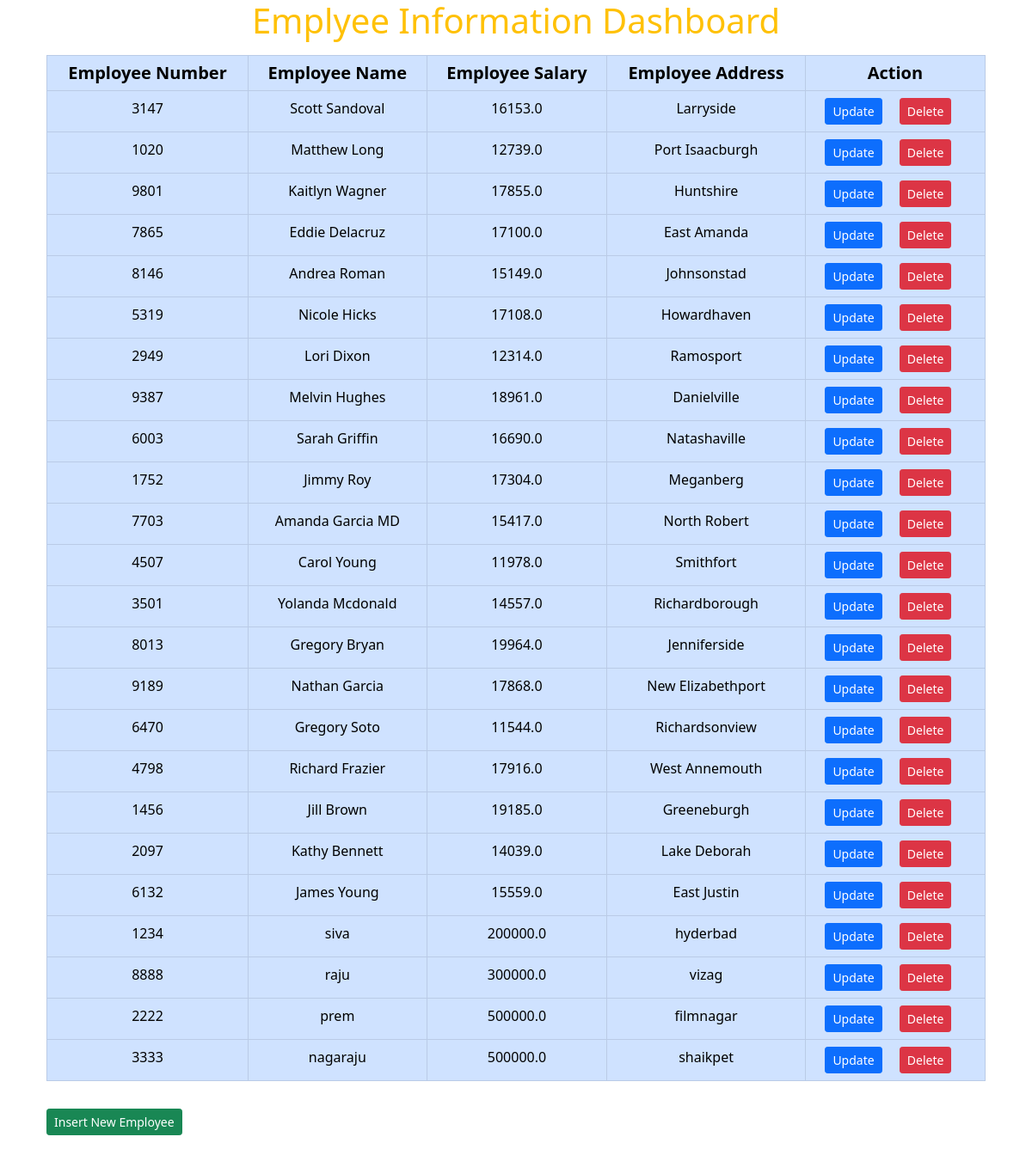
The page / on the database its author committed.
### testapp/models.py (models this page shows)
class Employee(models.Model):
    eno=models.IntegerField()
    ename=models.CharField(max_length=64)
    esal=models.FloatField()
    eaddr=models.CharField(max_length=256)

### testapp/views.py (the view)
# urls.py: path('', views.retrive_view),
def retrive_view(request):
    emp_list=Employee.objects.all()
    return render(request,'testapp/index.html',{'emp_list':emp_list})

### templates/testapp/index.html (shortened to what this page needs)
<!DOCTYPE html>
{% extends 'testapp/base.html' %}
{% block body_block %}
<h1 class="text-center mb-3 text-warning">Emplyee Information Dashboard</h1>
<table class="table table-bordered table-hover text-center table-primary">
<thead class="h5">
    <th>Employee Number</th>
    <th>Employee Name</th>
    <th>Employee Salary</th>
    <th>Employee Address</th>
    <th>Action</th>
</thead>
{% for emp in emp_list %}
    <tr>
        <td>{{emp.eno}}</td>
        <td>{{emp.ename}}</td>
        <td>{{emp.esal}}</td>
        <td>{{emp.eaddr}}</td>
        <td><a class="btn btn-primary btn-sm me-3" href="/update/{{emp.id}}" role="button">Update</a> <a class="btn btn-danger btn-sm me-3" href="/delete/{{emp.id}}" role="button">Delete</a></td>
    </tr>
{% endfor %}
</table>
<a class="btn btn-success btn-sm mt-3 mb-3 me-3" href="/insert" role="button">Insert New Employee</a>
{% endblock %} -->

### templates/testapp/base.html (shortened to what this page needs)
<!DOCTYPE html>
<html lang="en">
  <head>
    <link
      rel="stylesheet"
      href="https://cdnjs.cloudflare.com/ajax/libs/twitter-bootstrap/5.0.0-beta1/css/bootstrap.min.css"
    />
    <link
      rel="stylesheet"
      href="https://cdnjs.cloudflare.com/ajax/libs/font-awesome/5.15.2/css/all.min.css"
    />
  </head>
  <body class="container">
    <div class="container">
      {% block body_block %}
      {% endblock %}

### rows shown on the page
Employee: eno "3147", ename "Scott Sandoval", esal "16153.0", eaddr "Larryside"
Employee: eno "1020", ename "Matthew Long", esal "12739.0", eaddr "Port Isaacburgh"
Employee: eno "9801", ename "Kaitlyn Wagner", esal "17855.0", eaddr "Huntshire"
Employee: eno "7865", ename "Eddie Delacruz", esal "17100.0", eaddr "East Amanda"
Employee: eno "8146", ename "Andrea Roman", esal "15149.0", eaddr "Johnsonstad"
Employee: eno "5319", ename "Nicole Hicks", esal "17108.0", eaddr "Howardhaven"
Employee: eno "2949", ename "Lori Dixon", esal "12314.0", eaddr "Ramosport"
Employee: eno "9387", ename "Melvin Hughes", esal "18961.0", eaddr "Danielville"
Employee: eno "6003", ename "Sarah Griffin", esal "16690.0", eaddr "Natashaville"
Employee: eno "1752", ename "Jimmy Roy", esal "17304.0", eaddr "Meganberg"
Employee: eno "7703", ename "Amanda Garcia MD", esal "15417.0", eaddr "North Robert"
Employee: eno "4507", ename "Carol Young", esal "11978.0", eaddr "Smithfort"
Employee: eno "3501", ename "Yolanda Mcdonald", esal "14557.0", eaddr "Richardborough"
Employee: eno "8013", ename "Gregory Bryan", esal "19964.0", eaddr "Jenniferside"
Employee: eno "9189", ename "Nathan Garcia", esal "17868.0", eaddr "New Elizabethport"
Employee: eno "6470", ename "Gregory Soto", esal "11544.0", eaddr "Richardsonview"
Employee: eno "4798", ename "Richard Frazier", esal "17916.0", eaddr "West Annemouth"
Employee: eno "1456", ename "Jill Brown", esal "19185.0", eaddr "Greeneburgh"
Employee: eno "2097", ename "Kathy Bennett", esal "14039.0", eaddr "Lake Deborah"
Employee: eno "6132", ename "James Young", esal "15559.0", eaddr "East Justin"
Employee: eno "1234", ename "siva", esal "200000.0", eaddr "hyderbad"
Employee: eno "8888", ename "raju", esal "300000.0", eaddr "vizag"
Employee: eno "2222", ename "prem", esal "500000.0", eaddr "filmnagar"
Employee: eno "3333", ename "nagaraju", esal "500000.0", eaddr "shaikpet"
